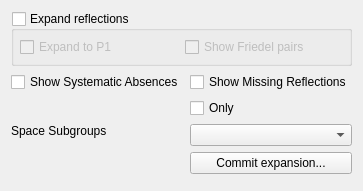
                    <widget class="QWidget" name="expansion_tab">
                     <property name="toolTipDuration">
                      <number>5</number>
                     </property>
                     <attribute name="title">
                      <string>Expansion</string>
                     </attribute>
                     <layout class="QGridLayout" name="gridLayout_28">
                      <item row="0" column="0" colspan="3" alignment="Qt::AlignTop">
                       <widget class="QGroupBox" name="ExpandReflsGroupBox">
                        <property name="sizePolicy">
                         <sizepolicy hsizetype="Preferred" vsizetype="Fixed">
                          <horstretch>0</horstretch>
                          <verstretch>0</verstretch>
                         </sizepolicy>
                        </property>
                        <property name="toolTip">
                         <string>&lt;html&gt;&lt;head/&gt;&lt;body&gt;&lt;p&gt;Quick expansion of reflections utilising GPU of the computer&lt;/p&gt;&lt;/body&gt;&lt;/html&gt;</string>
                        </property>
                        <property name="title">
                         <string>Expand reflections</string>
                        </property>
                        <property name="checkable">
                         <bool>true</bool>
                        </property>
                        <property name="checked">
                         <bool>false</bool>
                        </property>
                        <layout class="QGridLayout" name="gridLayout_3">
                         <property name="leftMargin">
                          <number>6</number>
                         </property>
                         <property name="topMargin">
                          <number>6</number>
                         </property>
                         <property name="rightMargin">
                          <number>6</number>
                         </property>
                         <property name="bottomMargin">
                          <number>6</number>
                         </property>
                         <item row="0" column="0">
                          <widget class="QCheckBox" name="expandP1checkbox">
                           <property name="toolTip">
                            <string>&lt;html&gt;&lt;head/&gt;&lt;body&gt;&lt;p&gt;Expand reflections from their asymmetric wedge by replicating reflections from succesive rotations operations defined by the spacegroup. If the set of reflections is not symmetry unique some (h,k,l) indices may display more than one reflection.&lt;/p&gt;&lt;/body&gt;&lt;/html&gt;</string>
                           </property>
                           <property name="text">
                            <string>Expand to P1</string>
                           </property>
                          </widget>
                         </item>
                         <item row="0" column="1">
                          <widget class="QCheckBox" name="expandAnomalouscheckbox">
                           <property name="toolTip">
                            <string>&lt;html&gt;&lt;head/&gt;&lt;body&gt;&lt;p&gt;Expand reflections to include -h,-k,-l&lt;/p&gt;&lt;/body&gt;&lt;/html&gt;</string>
                           </property>
                           <property name="text">
                            <string>Show Friedel pairs</string>
                           </property>
                          </widget>
                         </item>
                        </layout>
                       </widget>
                      </item>
                      <item row="1" column="0" alignment="Qt::AlignTop">
                       <widget class="QCheckBox" name="sysabsentcheckbox">
                        <property name="text">
                         <string>Show Systematic Absences</string>
                        </property>
                       </widget>
                      </item>
                      <item row="5" column="1" colspan="2" alignment="Qt::AlignTop">
                       <widget class="QComboBox" name="SpaceGroupComboBox">
                        <property name="sizePolicy">
                         <sizepolicy hsizetype="Preferred" vsizetype="Fixed">
                          <horstretch>0</horstretch>
                          <verstretch>0</verstretch>
                         </sizepolicy>
                        </property>
                        <property name="toolTip">
                         <string>&lt;html&gt;&lt;head/&gt;&lt;body&gt;&lt;p&gt;Expand the currently displayed dataset to a lower symmetry. The expansion is not committed to the actual dataset.&lt;/p&gt;&lt;/body&gt;&lt;/html&gt;</string>
                        </property>
                       </widget>
                      </item>
                      <item row="5" column="0" alignment="Qt::AlignTop">
                       <widget class="QLabel" name="SpacegroupLabel">
                        <property name="sizePolicy">
                         <sizepolicy hsizetype="Preferred" vsizetype="Fixed">
                          <horstretch>0</horstretch>
                          <verstretch>0</verstretch>
                         </sizepolicy>
                        </property>
                        <property name="toolTip">
                         <string>&lt;html&gt;&lt;head/&gt;&lt;body&gt;&lt;p&gt;Subgroups present in this space group&lt;/p&gt;&lt;/body&gt;&lt;/html&gt;</string>
                        </property>
                        <property name="text">
                         <string>Space Subgroups</string>
                        </property>
                        <property name="textFormat">
                         <enum>Qt::AutoText</enum>
                        </property>
                       </widget>
                      </item>
                      <item row="1" column="1" colspan="2" alignment="Qt::AlignTop">
                       <widget class="QWidget" name="widget_3" native="true">
                        <property name="sizePolicy">
                         <sizepolicy hsizetype="Preferred" vsizetype="Fixed">
                          <horstretch>0</horstretch>
                          <verstretch>0</verstretch>
                         </sizepolicy>
                        </property>
                        <layout class="QGridLayout" name="gridLayout_20">
                         <property name="leftMargin">
                          <number>0</number>
                         </property>
                         <property name="topMargin">
                          <number>0</number>
                         </property>
                         <property name="rightMargin">
                          <number>0</number>
                         </property>
                         <property name="bottomMargin">
                          <number>0</number>
                         </property>
                         <item row="2" column="0">
                          <widget class="QCheckBox" name="onlymissingcheckbox">
                           <property name="text">
                            <string>Only</string>
                           </property>
                          </widget>
                         </item>
                         <item row="0" column="0" rowspan="2" colspan="2">
                          <widget class="QCheckBox" name="missingcheckbox">
                           <property name="toolTip">
                            <string>&lt;html&gt;&lt;head/&gt;&lt;body&gt;&lt;p&gt;Show those reflections not recorded, assuming the set of reflections forms a sphere.&lt;/p&gt;&lt;/body&gt;&lt;/html&gt;</string>
                           </property>
                           <property name="text">
                            <string>Show Missing Reflections</string>
                           </property>
                          </widget>
                         </item>
                        </layout>
                       </widget>
                      </item>
                      <item row="8" column="0" colspan="3">
                       <widget class="QFrame" name="dummyframe">
                        <property name="sizePolicy">
                         <sizepolicy hsizetype="Preferred" vsizetype="Preferred">
                          <horstretch>0</horstretch>
                          <verstretch>2</verstretch>
                         </sizepolicy>
                        </property>
                        <property name="frameShape">
                         <enum>QFrame::NoFrame</enum>
                        </property>
                        <property name="frameShadow">
                         <enum>QFrame::Raised</enum>
                        </property>
                       </widget>
                      </item>
                      <item row="7" column="1" colspan="2">
                       <widget class="QPushButton" name="commitSubgroupExpansionBtn">
                        <property name="sizePolicy">
                         <sizepolicy hsizetype="Preferred" vsizetype="Expanding">
                          <horstretch>0</horstretch>
                          <verstretch>0</verstretch>
                         </sizepolicy>
                        </property>
                        <property name="toolTip">
                         <string>&lt;html&gt;&lt;head/&gt;&lt;body&gt;&lt;p&gt;Selected subgroup expansion is committed to all datasets in the reflection file. The file may then be saved as a new reflection file.&lt;/p&gt;&lt;/body&gt;&lt;/html&gt;</string>
                        </property>
                        <property name="text">
                         <string>Commit expansion...</string>
                        </property>
                       </widget>
                      </item>
                     </layout>
                    </widget>
